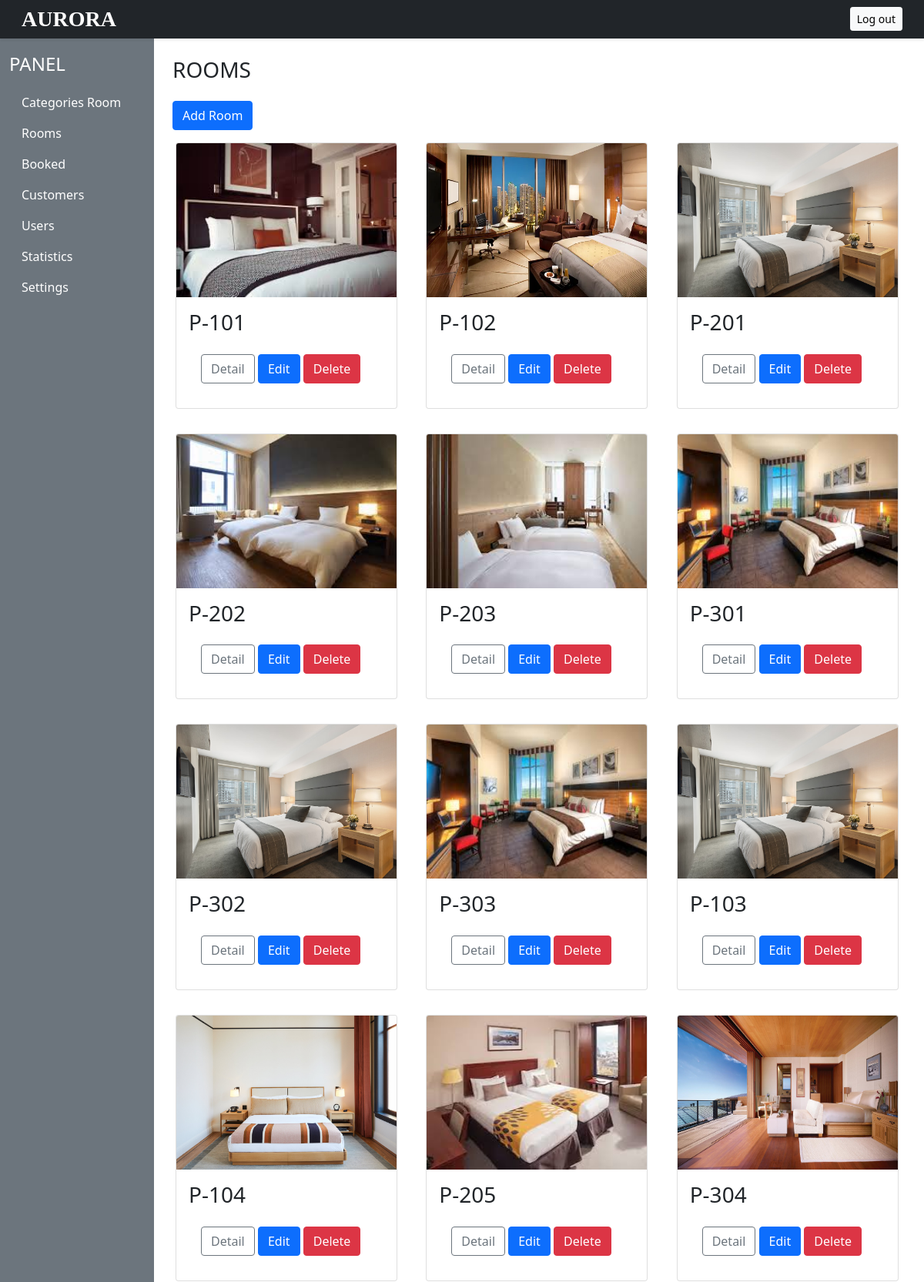
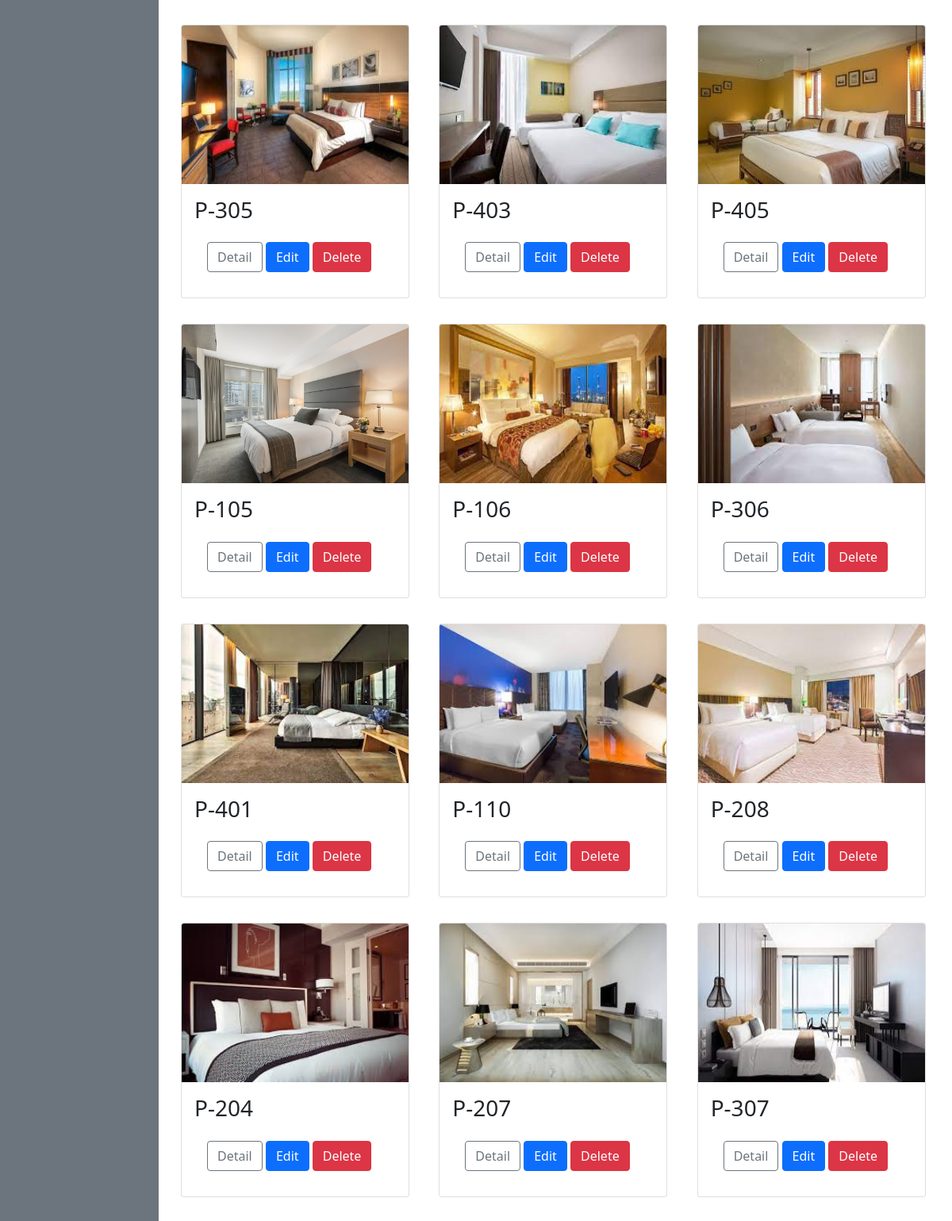
/source/admin/rooms.php (upper part), run on the app's committed database (2 pictures, top to bottom).
### tables this page shows
CREATE TABLE `ds_phong` (
  `ID_PHONG` int(10) NOT NULL,
  `TEN_PHONG` varchar(30) NOT NULL,
  `ID_LOAIPHONG` varchar(10) NOT NULL,
  `DANHGIA` int(1) DEFAULT NULL,
  `HINHANH` varchar(100) DEFAULT NULL,
  `status` int(11) NOT NULL
);

### source/admin/rooms.php (the view, shortened to what this page needs)
<!DOCTYPE html>
<html lang="en">
<head>
    <link href="https://cdn.jsdelivr.net/npm/bootstrap@5.0.2/dist/css/bootstrap.min.css" rel="stylesheet">
    <link rel="stylesheet" href="https://cdn.jsdelivr.net/npm/bootstrap-icons@1.10.3/font/bootstrap-icons.css">
    <link rel="stylesheet" href="https://cdn.jsdelivr.net/npm/swiper@9/swiper-bundle.min.css" />
    <link rel="stylesheet" href="https://cdnjs.cloudflare.com/ajax/libs/font-awesome/4.7.0/css/font-awesome.min.css">
</head>
<body>
<?php require("header.php");?>
<div class="container-fluid"  style="display: flex;">
<div class="row" >
<div class="col-10 ms-auto p-4 overflow-hidden">
<div class="row">
<h3 class="mb-4">ROOMS</h3>
<a href="./add_room.php"><button type="submit" name="add" class="btn btn-primary">Add Room</button></a>
<?php
    require("../connection.php");
            $sql = "select * from DS_PHONG where `STATUS`=1";
            $run = mysqli_query($connection, $sql);
            $num = mysqli_num_rows($run);
            if ($num == 0){
                echo "Not found";
            }
            else{
                while ($row = mysqli_fetch_array($run)) {
                    $s = "SELECT TEN_LOAIPHONG, GIA FROM DS_LOAIPHONG WHERE ID_LOAIPHONG='" . $row['ID_LOAIPHONG'] . "'";
                    $ex = mysqli_query($connection, $s);
                    $n = mysqli_num_rows($ex);
                    if($n == 0){
                        echo "Not found";
                    }
                    else{
?>
        <div class='col-lg-4 col-md-6 p-3'>
            <div class="card" style="width: 18rem;">
                <img src="../admin/upload/rooms/<?php echo $row['HINHANH'] ?>" class='card-img-top' style='height: 200px;'>
                <div class="card-body">
                    <h3 class="card-title"><?php echo $row['TEN_PHONG']?></h5>
                    <div class="p-3">
                        <a href="./detail_room.php?id=<?php echo $row['ID_PHONG']?>"><button type="button" name="detail"  class="btn btn-outline-secondary">Detail</button></a>
                        <a href="./edit_room.php?id=<?php echo $row['ID_PHONG']?>"><button type="submit" name="edit" class="btn btn-primary">Edit </button></a>
                        <a href="./delete_room.php?id=<?php echo $row['ID_PHONG']?>"><button type="submit" name="delete" class="btn btn-danger">Delete </button></a>
                    </div>
                </div>
            </div>
        </div>
<?php }
        }
    }
 ?>
</div>
 </div>
</div>
</div>
</body>
</html>

### data on the page
ds_phong: HINHANH (picture), TEN_PHONG "P-101"
ds_phong: HINHANH (picture), TEN_PHONG "P-102"
ds_phong: HINHANH (picture), TEN_PHONG "P-201"
ds_phong: HINHANH (picture), TEN_PHONG "P-202"
ds_phong: HINHANH (picture), TEN_PHONG "P-203"
ds_phong: HINHANH (picture), TEN_PHONG "P-301"
ds_phong: HINHANH (picture), TEN_PHONG "P-302"
ds_phong: HINHANH (picture), TEN_PHONG "P-303"
ds_phong: HINHANH (picture), TEN_PHONG "P-103"
ds_phong: HINHANH (picture), TEN_PHONG "P-104"
ds_phong: HINHANH (picture), TEN_PHONG "P-205"
ds_phong: HINHANH (picture), TEN_PHONG "P-304"
ds_phong: HINHANH (picture), TEN_PHONG "P-305"
ds_phong: HINHANH (picture), TEN_PHONG "P-403"
ds_phong: HINHANH (picture), TEN_PHONG "P-405"
ds_phong: HINHANH (picture), TEN_PHONG "P-105"
ds_phong: HINHANH (picture), TEN_PHONG "P-106"
ds_phong: HINHANH (picture), TEN_PHONG "P-306"
ds_phong: HINHANH (picture), TEN_PHONG "P-401"
ds_phong: HINHANH (picture), TEN_PHONG "P-110"
ds_phong: HINHANH (picture), TEN_PHONG "P-208"
ds_phong: HINHANH (picture), TEN_PHONG "P-204"
ds_phong: HINHANH (picture), TEN_PHONG "P-207"
ds_phong: HINHANH (picture), TEN_PHONG "P-307"
